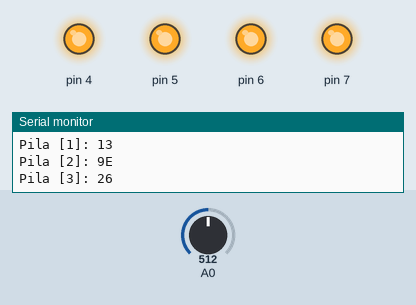
Simulated run of this sketch. Board: Arduino Uno, built with avr-gcc and run on an emulated ATmega328P. Shown: output pins drawn as LEDs (lit = HIGH), the last lines printed to the serial monitor. Dashed ring = blinking. The inputs (shaded band) are chosen by the test bench; at power-on: A0 = 512. Random numbers use the default seed unless the sketch sets one.

Above: at 1.2 s.
1.3 s: A0 set to 50
At 2.5 s:
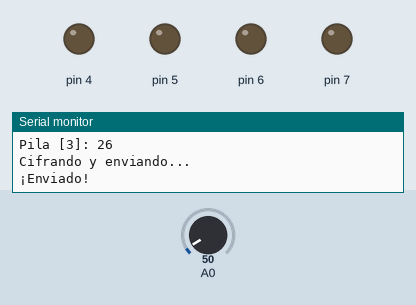
3.1 s: A0 set to 56
6.1 s: A0 set to 64
At 6.85 s:
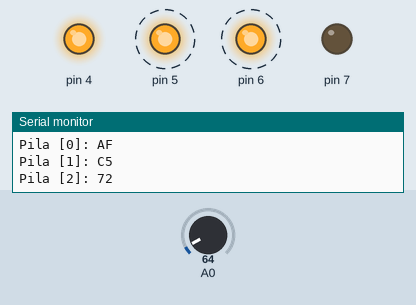
9.1 s: A0 set to 0
At 10.0 s:
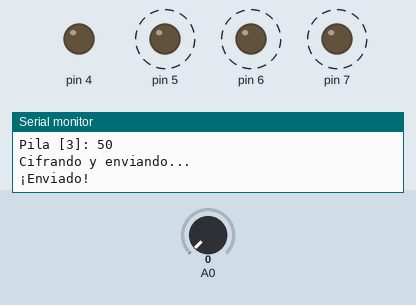
Timing chart, 0 to 11.8 s (numbered marks = the images above; inputs shaded):
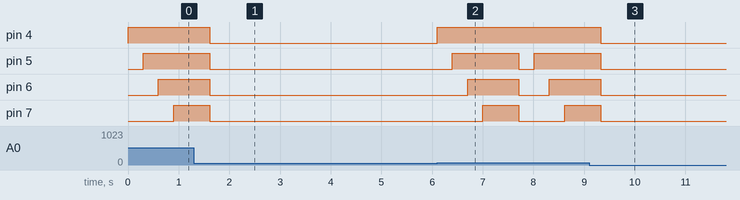

Measured:
- the behaviour switches between 60 and 61 on A0 (found by bisection; images 1 and 2)
- after the input at 1.3 s, pin 4: HIGH → LOW after 0.32 s
- after the input at 6.1 s, pin 4: LOW → HIGH at once; pin 5: LOW → HIGH after 0.30 s, → LOW 1.3 s later, → HIGH 0.30 s later; pin 6: LOW → HIGH after 0.60 s, → LOW 1.0 s later, → HIGH 0.60 s later; pin 7: LOW → HIGH after 0.90 s, → LOW 0.71 s later, → HIGH 0.90 s later
- after the input at 9.1 s, pin 4: HIGH → LOW after 0.23 s

The sketch:

Emisor.ino
```cpp
#include <SoftwareSerial.h>

SoftwareSerial linkSerial(10, 11); // RX, TX
const int stackSize = 4;
byte dataStack[stackSize];
int stackIndex = 0;
const byte encryptionKey = 0xAC;

unsigned long lastHeartbeat = 0;

void setup() {
  Serial.begin(9600);
  linkSerial.begin(4800); // Bajamos la velocidad para mayor estabilidad
  for (int i = 4; i <= 7; i++) pinMode(i, OUTPUT);
  Serial.println(">>> EMISOR INICIADO <<<");
}

void loop() {
  // 1. Envío de prueba automático cada 5 segundos para verificar conexión
  if (millis() - lastHeartbeat > 5000) {
    Serial.println("Enviando latido de prueba...");
    linkSerial.write(0xFF); // Un byte de prueba que el receptor reconocerá
    lastHeartbeat = millis();
  }

  // 2. Lógica de la antena (A0)
  int val = analogRead(A0);
  if (val > 60) { // Umbral de sensibilidad
    byte rawData = (byte)random(0, 255);
    if (stackIndex < stackSize) {
      dataStack[stackIndex] = rawData;
      digitalWrite(stackIndex + 4, HIGH);
      Serial.print("Pila ["); Serial.print(stackIndex); Serial.print("]: "); Serial.println(rawData, HEX);
      stackIndex++;
      delay(300); // Antirebote para el ruido de la antena
    }
  }

  // 3. Enviar cuando la pila esté llena
  if (stackIndex == stackSize) {
    enviarPaqueteCifrado();
    stackIndex = 0;
    for (int i = 4; i <= 7; i++) digitalWrite(i, LOW);
  }
}

void enviarPaqueteCifrado() {
  Serial.println("Cifrando y enviando...");
  linkSerial.write(0x7E); // Inicio '~'
  for (int i = 0; i < stackSize; i++) {
    byte encrypted = dataStack[i] ^ encryptionKey;
    linkSerial.write(encrypted);
    delay(80); // Tiempo para que el buffer del receptor no se sature
  }

  delay(80);
  linkSerial.write(0x7C); // Fin '|'
  Serial.println("¡Enviado!");
}
```
